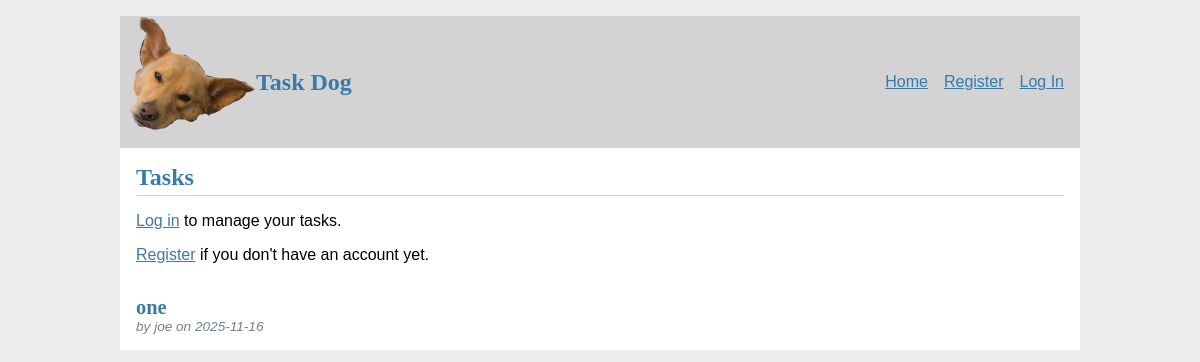
Before: / with the older database file.
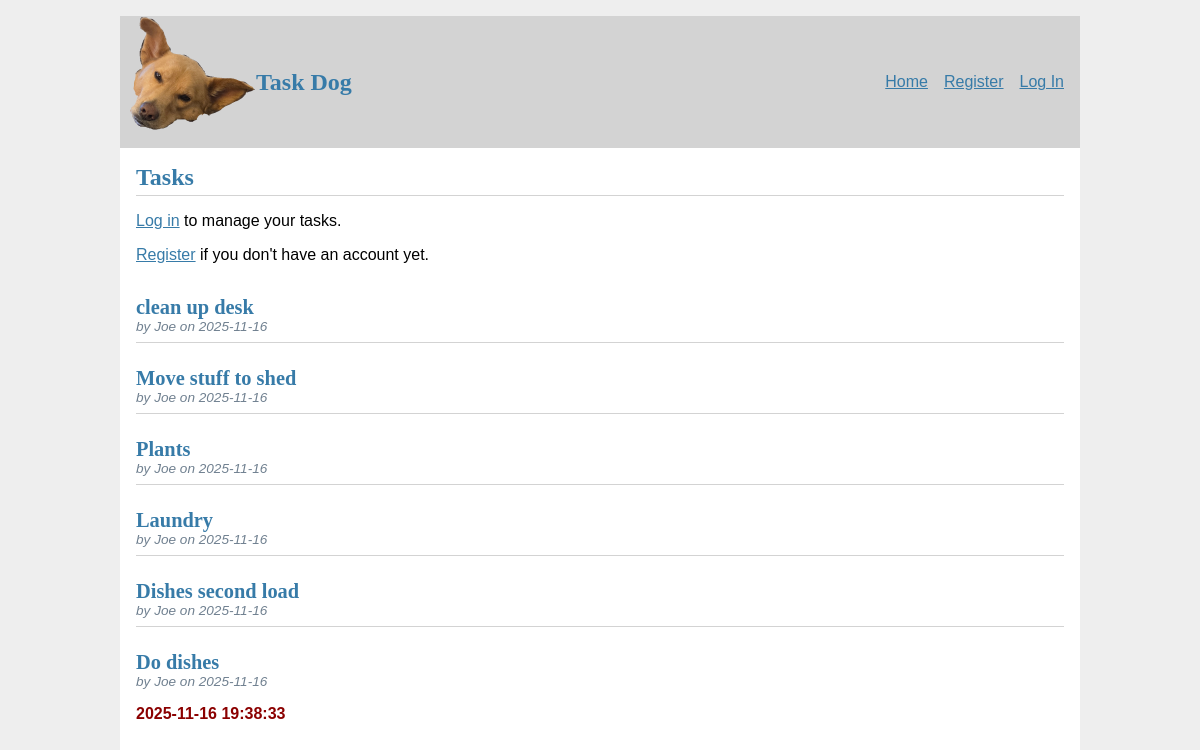
After: the same page with the newer database file.
### tables this page shows
CREATE TABLE task (
    id INTEGER PRIMARY KEY AUTOINCREMENT,
    author_id INTEGER NOT NULL,
    task_name TEXT NOT NULL,
    create_time TIMESTAMP NOT NULL DEFAULT CURRENT_TIMESTAMP,
    delete_time TIMESTAMP DEFAULT NULL,
    FOREIGN KEY (author_id) REFERENCES user (id)
);

CREATE TABLE user (
    id INTEGER PRIMARY KEY AUTOINCREMENT,
    username TEXT UNIQUE NOT NULL,
    password TEXT NOT NULL
);

### taskr/task_list.py (the view)
@bp.route('/')
def index():
    db = get_db()
    tasks = db.execute(
        'SELECT t.id, author_id, task_name, create_time, delete_time, u.username'
        ' FROM task t JOIN user u ON t.author_id = u.id'
        ' ORDER BY delete_time DESC NULLS FIRST, create_time DESC'
    ).fetchall()
    return render_template('task_list/index.html', tasks=tasks)

### taskr/auth.py (called while the page is built)
@bp.before_app_request
def load_logged_in_user():
    user_id = session.get('user_id')
    if user_id is None:
        g.user = None
    else:
        g.user = get_db().execute(
            'SELECT * FROM user WHERE id = ?', (user_id,)
        ).fetchone()

### taskr/db.py (called while the page is built)
def get_db():
    if 'db' not in g:
        g.db = sqlite3.connect(
            current_app.config['DATABASE'],
            detect_types=sqlite3.PARSE_DECLTYPES,
        )
        g.db.row_factory = sqlite3.Row
    return g.db

### taskr/templates/task_list/index.html (shortened to what this page needs)
{% extends 'base.html' %}
{% block header %}
  <h1>{% block title %}Tasks{% endblock %}</h1>
{% endblock %}
{% block content %}
  {% if g.user %}
    <div class="create_form">
      <h2>Add New Task</h2>
      <form method="POST" action="{{ url_for('task_list.create') }}">
          <label for="task_name">Task Name</label>
          <input name="task_name" id="task_name" value="{{ request.form['task_name'] }}" required>
          <input type="submit" value="Add Task">
      </form>
    </div>
  {% else %}
    <p><a href="{{ url_for('auth.login') }}">Log in</a> to manage your tasks.</p>
    <p><a href="{{ url_for('auth.register') }}">Register</a> if you don't have an account yet.</p>
  {% endif %}
  {%  if tasks %}
    {% for task in tasks %}
      <article class="task">
        <header>
          <div>
            <h1>{{ task['task_name'] }}</h1>
            <div class="about">by {{ task['username'] }} on {{ task['create_time'].strftime('%Y-%m-%d') }}</div>
          </div>
        </header>
        {% if task['delete_time'] %}
          <p class="delete_time">{{ task['delete_time'] }}</p>
        {% endif %}
      </article>
      {% if not loop.last %}
        <hr>
      {% endif %}
    {% endfor %}
  {% endif %}
{% endblock %}

### taskr/templates/base.html (shortened to what this page needs)
<!DOCTYPE html>
<link rel="stylesheet" href="{{url_for('static', filename='style.css')}}">
<nav>
  <a href="{{ url_for('index') }}">
    <img src="{{ url_for('static', filename='favicon2.ico') }}" alt=" Dog Logo">
  </a>
  <h1>Task Dog</h1>
  <ul>
    {% if g.user %}
      <li><span>{{ g.user['username'] }}</span>
      <li><a href="{{ url_for('task_list.index') }}">Home</a>
      <li><a href="{{ url_for('tag.index') }}">Tags</a>
      <li><a href="{{ url_for('auth.logout') }}">Log Out</a>
    {% else %}
      <li><a href="{{ url_for('task_list.index') }}">Home</a>
      <li><a href="{{ url_for('auth.register') }}">Register</a>
      <li><a href="{{ url_for('auth.login') }}">Log In</a>
    {% endif %}
  </ul>
</nav>
<section class="content">
    <header>
        {% block header %}{% endblock %}
    </header>
    {% block content %}{% endblock %}
</section>

### taskr/static/style.css (style rules this page uses)
h1 { font-family: serif; color: #377ba8; margin: 1rem 0; }
a { color: #377ba8; }
hr { border: none; border-top: 1px solid lightgray; }
nav { background: lightgray; display: flex; align-items: center; padding: 0 0.5rem; }
nav h1 { flex: auto; margin: 0; }
nav ul { display: flex; list-style: none; margin: 0; padding: 0; }
nav ul li a, nav ul li span, header .action { display: block; padding: 0.5rem; }
.content { padding: 0 1rem 1rem; }
.content > header { border-bottom: 1px solid lightgray; display: flex; align-items: flex-end; }
.content > header h1 { flex: auto; margin: 1rem 0 0.25rem 0; }
.task > header { display: flex; align-items: flex-end; font-size: 0.85em; }
.task > header > div:first-of-type { flex: auto; }
.task > header h1 { font-size: 1.5em; margin-bottom: 0; }
.task .about { color: slategray; font-style: italic; }
.task .delete_time { color: darkred; font-weight: bold; }
.content:last-child { margin-bottom: 0; }

Changed rows visible on the page:
removed task: task_name "one", username "joe", create_time "2025-11-16"
added task: task_name "clean up desk", username "Joe", create_time "2025-11-16"
added task: task_name "Move stuff to shed", username "Joe", create_time "2025-11-16"
added task: task_name "Plants", username "Joe", create_time "2025-11-16"
added task: task_name "Laundry", username "Joe", create_time "2025-11-16"
added task: task_name "Dishes second load", username "Joe", create_time "2025-11-16"
added task: task_name "Do dishes", username "Joe", create_time "2025-11-16", delete_time "2025-11-16 19:38:33"
